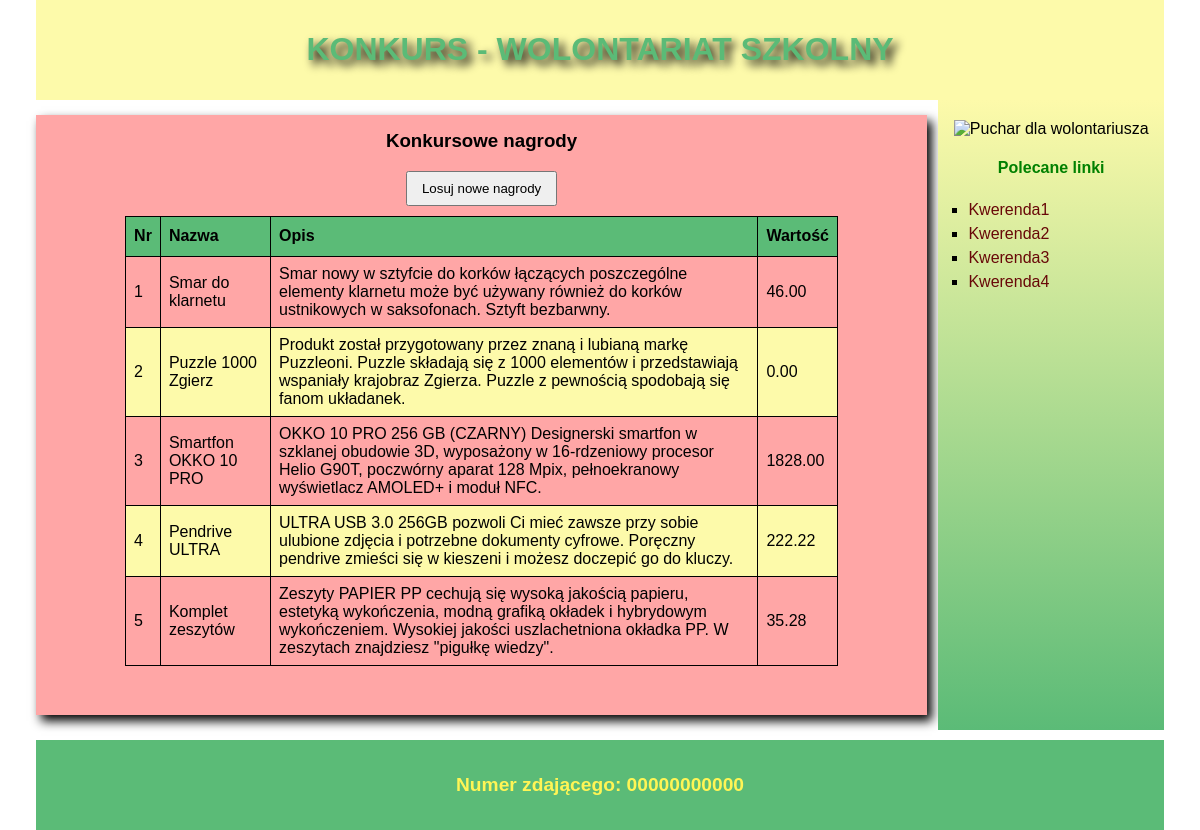
/uploads/exam-inf03/egzamin2/konkurs.php, run on the app's committed database.
### tables this page shows
CREATE TABLE `nagrody` (
  `id_nagrody` int(11) NOT NULL,
  `nazwa` varchar(25) NOT NULL,
  `opis` tinytext NOT NULL,
  `cena` decimal(19,2) DEFAULT NULL,
  `ilosc_sztuk` int(11) NOT NULL,
  `data_dodania` date DEFAULT NULL
);

### public/uploads/exam-inf03/egzamin2/konkurs.php (the view, shortened to what this page needs)
<?php
$mysqli = @new mysqli('db', 'root', 'password', 'konkurs', 3306);
$mysqli->set_charset('utf8');
$wynik = $mysqli->query('SELECT nazwa, opis, cena FROM nagrody ORDER BY RAND() LIMIT 5');
?>
<!DOCTYPE html>
<html lang="pl">
<head>
    <link rel="stylesheet" href="styles.css">
</head>
<body>
    <header>
        <h1>KONKURS - WOLONTARIAT SZKOLNY</h1>
    </header>
    <main>
        <section class="lewy">
            <h3>Konkursowe nagrody</h3>
            <form method="get">
                <button type="submit">Losuj nowe nagrody</button>
            </form>
            <table>
                <thead>
                    <tr>
                        <th>Nr</th>
                        <th>Nazwa</th>
                        <th>Opis</th>
                        <th>Wartość</th>
                    </tr>
                </thead>
                <tbody>
                    <?php
                    $licznik = 1;
                    while ($rekord = $wynik->fetch_assoc()) {
                        echo '<tr>';
                        echo '<td>' . $licznik . '</td>';
                        echo '<td>' . htmlspecialchars($rekord['nazwa']) . '</td>';
                        echo '<td>' . htmlspecialchars($rekord['opis']) . '</td>';
                        echo '<td>' . number_format((float)$rekord['cena'], 2, '.', '') . '</td>';
                        echo '</tr>';
                        $licznik++;
                    }
                    ?>
                </tbody>
            </table>
        </section>
        <aside class="prawy">
            <img src="puchar.png" alt="Puchar dla wolontariusza">
            <h4>Polecane linki</h4>
            <ul>
                <li><a href="kwerenda1.png">Kwerenda1</a></li>
                <li><a href="kwerenda2.png">Kwerenda2</a></li>
                <li><a href="kwerenda3.png">Kwerenda3</a></li>
                <li><a href="kwerenda4.png">Kwerenda4</a></li>
            </ul>
        </aside>
    </main>
    <footer>
        <p>Numer zdającego: 00000000000</p>
    </footer>
</body>
</html>

### public/uploads/exam-inf03/egzamin2/styles.css (style rules this page uses)
* { box-sizing: border-box; }
body { font-family: Verdana, sans-serif; text-align: center; padding: 0 3%; margin: 0; }
header { background-color: #FDFAAA; color: #5BBB77; padding: 10px; text-shadow: 5px 5px 10px #000; }
main { display: flex; justify-content: space-between; align-items: flex-start; }
.lewy { background-color: #FFA6A6; width: 79%; height: 600px; margin: 15px 0; box-shadow: 5px 6px 10px #000; padding: 15px 0 10px; }
.lewy h3 { margin-top: 0; }
.lewy button { padding: 8px 14px; cursor: pointer; }
table { margin: 10px auto 0; width: 80%; border-collapse: collapse; }
th, td { border: 1px solid #000; padding: 8px; text-align: left; }
th { background-color: #5BBB77; font-size: 16px; height: 40px; }
tbody tr:nth-child(even) { background-color: #FDFAAA; }
.prawy { background: linear-gradient(#FDFAAA, #5BBB77); width: 20%; height: 630px; padding-top: 20px; }
.prawy img { width: 80%; }
h4 { color: green; }
ul { list-style-type: square; line-height: 1.5; text-align: left; padding-left: 30px; }
a { color: #680808; text-decoration: none; }
footer { background-color: #5BBB77; color: #FFF555; font-weight: bold; font-size: 120%; padding: 15px; margin-top: 10px; }

### data on the page
nagrody: nazwa "Smar do klarnetu", opis "Smar nowy w sztyfcie do korków łączących poszczególne elementy klarnetu może być używany również do korków ustnikowych w saksofonach. Sztyft bezbarwny.", cena "46.00"
nagrody: nazwa "Puzzle 1000 Zgierz", opis "Produkt został przygotowany przez znaną i lubianą markę Puzzleoni. Puzzle składają się z 1000 elementów i przedstawiają wspaniały krajobraz Zgierza. Puzzle z pewnością spodobają się fanom układanek.", cena "0.00"
nagrody: nazwa "Smartfon OKKO 10 PRO", opis "OKKO 10 PRO 256 GB (CZARNY) Designerski smartfon w szklanej obudowie 3D, wyposażony w 16-rdzeniowy procesor Helio G90T, poczwórny aparat 128 Mpix, pełnoekranowy wyświetlacz AMOLED+ i moduł NFC.", cena "1828.00"
nagrody: nazwa "Pendrive ULTRA", opis "ULTRA USB 3.0 256GB pozwoli Ci mieć zawsze przy sobie ulubione zdjęcia i potrzebne dokumenty cyfrowe. Poręczny pendrive zmieści się w kieszeni i możesz doczepić go do kluczy.", cena "222.22"
nagrody: nazwa "Komplet zeszytów", opis "Zeszyty PAPIER PP cechują się wysoką jakością papieru, estetyką wykończenia, modną grafiką okładek i hybrydowym wykończeniem. Wysokiej jakości uszlachetniona okładka PP. W zeszytach znajdziesz \"pigułkę wiedzy\".", cena "35.28"
